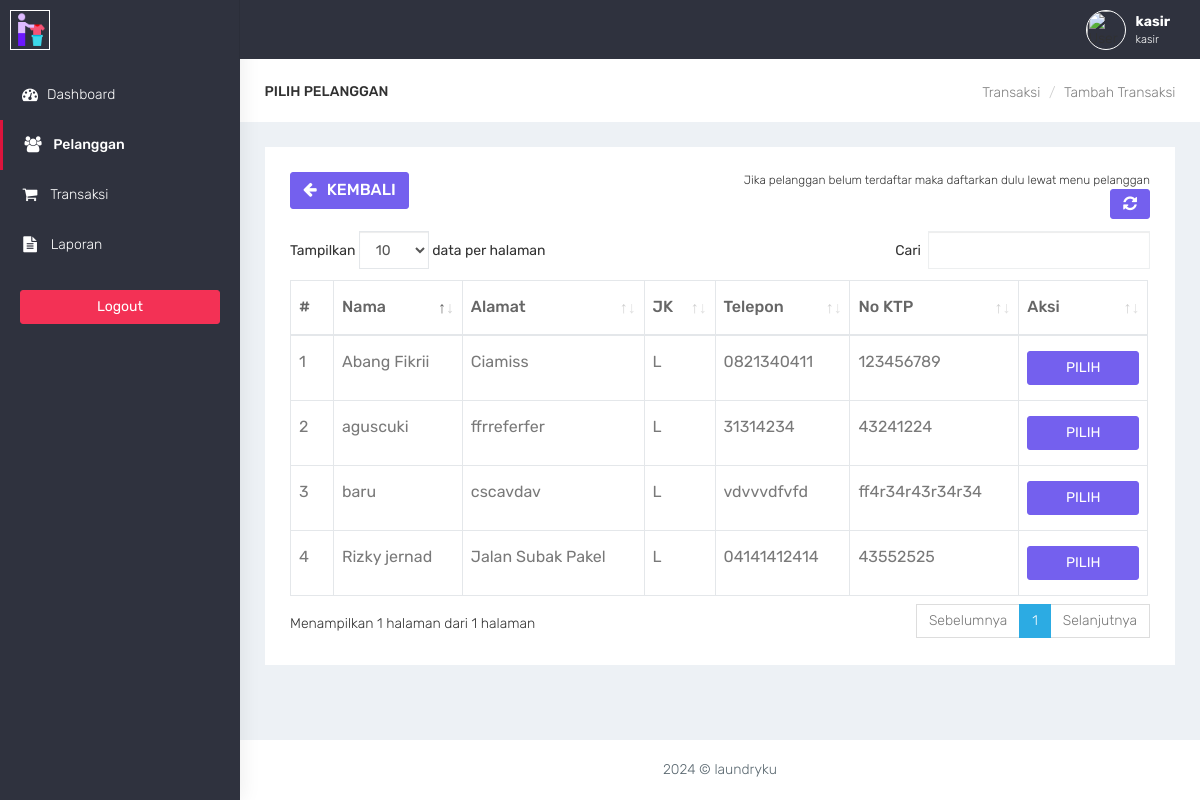
The page /kasir/transaksi_cari_member.php (signed in) on the database its author committed.
### tables this page shows
CREATE TABLE `member` (
  `id_member` int(11) NOT NULL,
  `nama_member` varchar(100) DEFAULT NULL,
  `alamat_member` text DEFAULT NULL,
  `jenis_kelamin` enum('L','P') DEFAULT NULL,
  `telp_member` varchar(15) DEFAULT NULL,
  `no_ktp` varchar(30) DEFAULT NULL
);

### kasir/functions.php (called while the page is built, shortened)
<?php
function ambildata($conn,$query){
    $data = mysqli_query($conn,$query);
    if (mysqli_num_rows($data) > 0) {
        while($row = mysqli_fetch_assoc($data)){
        $hasil[] = $row;
    }
    return $hasil;
    }
}
?>

### kasir/transaksi_cari_member.php (the view, shortened to what this page needs)
<?php
require 'functions.php';
require 'layout_header.php';
$query = 'SELECT * FROM member';
$data = ambildata($conn, $query);
?>
<div class="container-fluid">
    <div class="row bg-title">
        <div class="col-lg-3 col-md-4 col-sm-4 col-xs-12">
            <h4 class="page-title">Pilih Pelanggan</h4>
        </div>
        <div class="col-lg-9 col-sm-8 col-md-8 col-xs-12">
            <ol class="breadcrumb">
                <li><a href="#">Transaksi</a></li>
                <li><a href="#">Tambah Transaksi</a></li>
            </ol>
        </div>
    </div>
    <div class="row">
        <div class="col-md-12 col-lg-12 col-sm-12 col-xs-12">
            <div class="white-box">
                <div class="row">
                    <div class="col-md-6">
                        <a href="javascript:void(0)" onclick="window.history.back()" class="btn btn-primary box-title"><i class="fa fa-arrow-left fa-fw"></i> Kembali</a>
                    </div>
                    <div class="col-md-6 text-right">
                        <small>Jika pelanggan belum terdaftar maka daftarkan dulu lewat menu pelanggan</small>
                        <button id="btn-refresh" class="btn btn-primary box-title text-right" title="Refresh Data"><i class="fa fa-refresh" id="ic-refresh"></i></button>
                    </div>
                </div>
                <div class="table-responsive">
                    <table class="table table-bordered thead-dark" id="table">
                        <thead class="thead-dark">
                            <tr>
                                <th width="5%">#</th>
                                <th>Nama</th>
                                <th>Alamat</th>
                                <th>JK</th>
                                <th>Telepon</th>
                                <th>No KTP</th>
                                <th width="15%">Aksi</th>
                            </tr>
                        </thead>
                        <tbody>
                            <?php foreach ($data as $member) : ?>
                                <tr>
                                    <td></td>
                                    <td><?= $member['nama_member'] ?></td>
                                    <td><?= $member['alamat_member'] ?></td>
                                    <td><?= $member['jenis_kelamin'] ?></td>
                                    <td><?= $member['telp_member'] ?></td>
                                    <td><?= $member['no_ktp'] ?></td>
                                    <td align="center">
                                        <a href="transaksi_cari_outlet.php?id=<?= $member['id_member']; ?>" data-toggle="tooltip" data-placement="bottom" title="Pilih" class="btn btn-primary btn-block">PILIH</a>
                                    </td>
                                </tr>
                            <?php endforeach; ?>
                        </tbody>
                    </table>
                </div>
            </div>
        </div>
    </div>
</div>
<?php
require 'layout_footer.php';

### assets/css/colors/default.css (style rules this page uses)
body { background: #fff; }

### rows shown on the page
member: nama_member "Abang Fikrii", alamat_member "Ciamiss", jenis_kelamin "L", telp_member "0821340411", no_ktp "123456789"
member: nama_member "Rizky jernad", alamat_member "Jalan Subak Pakel", jenis_kelamin "L", telp_member "04141412414", no_ktp "43552525"
member: nama_member "aguscuki", alamat_member "ffrreferfer", jenis_kelamin "L", telp_member "31314234", no_ktp "43241224"
member: nama_member "baru", alamat_member "cscavdav", jenis_kelamin "L", telp_member "vdvvvdfvfd", no_ktp "ff4r34r43r34r34"
